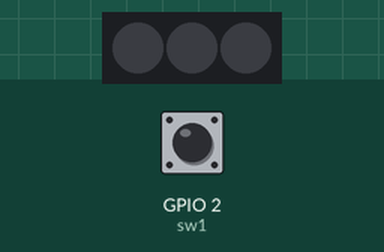
Bench run of a program on a simulated ESP32 board running MicroPython. Parts: 3 RGB LEDs in strip order, left to right. Inputs (shaded band) come from the test bench; at power-on: GPIO 2 (sw1) HIGH. Dim RGB values are drawn brighter than linear.

Above: at 1.2 s.
1.3 s: GPIO 2 (sw1) pulled LOW for 3.2 s
At 3.8 s:
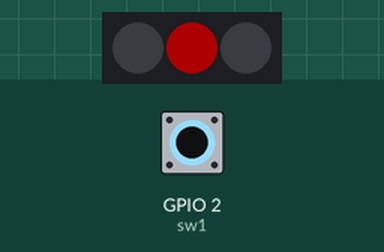
Timing chart, 0 to 7.7 s (numbered marks = the images above; inputs shaded):
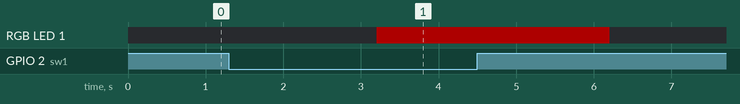

Measured:
- after the input at 1.3 s, RGB LED 1: off → RGB(50, 0, 0) after 1.9 s, → off 3.0 s later

The program:

sw-ex2.py
```python
#　0P01023 -  ピョー　ウェイ　ソー

from machine import Pin
from neopixel import NeoPixel
from time import sleep
#   プロコラムの実行スピード 最速度になるため、モジュール全体じゃなくて、特定のクラスだけを抜き出す。
#  　To maximize the running speed of program, importing only necessary classes, not the whole modules.

led = NeoPixel(Pin(10,Pin.OUT),3)
#    Using two LEDs from GPIO Pin no. 10.


SW1 = 2 ; sw1 = Pin(SW1, Pin.IN)
SW2 = 3 ; sw2 = Pin(SW2, Pin.IN)
SW3 = 6 ; sw3 = Pin(SW3, Pin.IN)
sw  = [sw1, sw2, sw3]

#Program Settings

switch_number   = 1       #  used switch number
led_number       = 2       #  used led number
led_color           = "red"   #  used color
press_actv_dur_s = 2       #  long press duration in sec
light_dur_s      = 3       #  led's lighting duration in sec

color_box = {
    "rose":      (48, 12, 20),
    "amber":     (49, 30,  4),
    "gold":      (49, 42,  8),
    "lime":      (28, 49, 10),
    "emerald":   (10, 49, 26),
    "teal":      ( 6, 45, 44),
    "sky":       (12, 36, 49),
    "indigo":    (16, 14, 48),
    "violet":    (34, 12, 49),
    "magenta":   (49, 10, 40),
    "red" :      (50,  0,  0),
}

OFF =   (  0, 0, 0 )

def check_frequency() :
    sleep(0.1)

def off() :
    for i in range(3):
            led[i] = OFF
            led.write()

count_number = press_actv_dur_s * 0.1 * 100
count = 0

try :
    while True :

        if  sw[switch_number - 1].value() == 0 :
                count += 1
        else   :
                count = 0

        if count >= count_number :
                led[led_number - 1] = color_box.get(led_color) ; led.write()
                sleep(light_dur_s)
                led[led_number - 1] = OFF ; led.write()
                count = 0

        check_frequency()


except KeyboardInterrupt:
         off()
         print("Program stopped")
```
